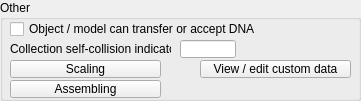
  <widget class="QGroupBox" name="groupBox_8">
   <property name="geometry">
    <rect>
     <x>10</x>
     <y>390</y>
     <width>361</width>
     <height>101</height>
    </rect>
   </property>
   <property name="title">
    <string>Other</string>
   </property>
   <property name="flat">
    <bool>true</bool>
   </property>
   <widget class="QToolButton" name="qqOpenScalingDialog">
    <property name="geometry">
     <rect>
      <x>10</x>
      <y>60</y>
      <width>151</width>
      <height>18</height>
     </rect>
    </property>
    <property name="focusPolicy">
     <enum>Qt::StrongFocus</enum>
    </property>
    <property name="text">
     <string>Scaling</string>
    </property>
   </widget>
   <widget class="QToolButton" name="qqOpenCustomDataDialog">
    <property name="geometry">
     <rect>
      <x>200</x>
      <y>60</y>
      <width>151</width>
      <height>18</height>
     </rect>
    </property>
    <property name="focusPolicy">
     <enum>Qt::StrongFocus</enum>
    </property>
    <property name="text">
     <string>View / edit custom data</string>
    </property>
   </widget>
   <widget class="QToolButton" name="qqAssembling">
    <property name="geometry">
     <rect>
      <x>10</x>
      <y>80</y>
      <width>151</width>
      <height>18</height>
     </rect>
    </property>
    <property name="focusPolicy">
     <enum>Qt::StrongFocus</enum>
    </property>
    <property name="text">
     <string>Assembling</string>
    </property>
   </widget>
   <widget class="QCheckBox" name="qqUpdatable">
    <property name="geometry">
     <rect>
      <x>10</x>
      <y>20</y>
      <width>281</width>
      <height>18</height>
     </rect>
    </property>
    <property name="focusPolicy">
     <enum>Qt::StrongFocus</enum>
    </property>
    <property name="text">
     <string>Object / model can transfer or accept DNA</string>
    </property>
   </widget>
   <widget class="QLineEdit" name="qqSelfCollisionIndicator">
    <property name="geometry">
     <rect>
      <x>180</x>
      <y>40</y>
      <width>56</width>
      <height>18</height>
     </rect>
    </property>
   </widget>
   <widget class="QLabel" name="label_3">
    <property name="geometry">
     <rect>
      <x>10</x>
      <y>40</y>
      <width>161</width>
      <height>18</height>
     </rect>
    </property>
    <property name="text">
     <string>Collection self-collision indicator</string>
    </property>
   </widget>
  </widget>
